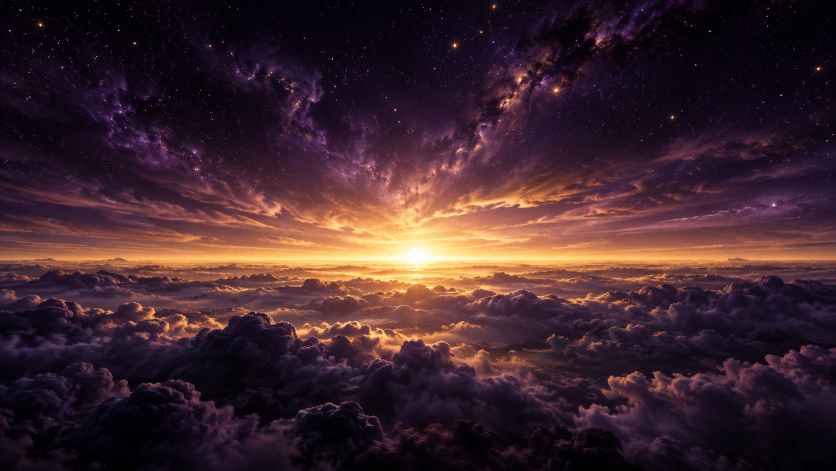
#> input picture assets/artwork/dawn.png, 1672 x 941 px (shown at 1/2 size); its folder holds 3 pictures in this run
$ python optimize-artwork.py
#> lines starting #> are read from the running program, lines starting #| are printed output that depends on the picture
#!/usr/bin/env python3
"""Regenerate the locally bundled artwork from its replaceable PNG masters.

Requires Pillow in the asset-editing environment; the app itself does not use
Python, Pillow, an image service, or a new native image dependency.
"""

from pathlib import Path
from PIL import Image, ImageOps


root = Path(__file__).resolve().parents[1]
source_dir = root / "assets" / "artwork"
output_dir = source_dir / "optimized"
output_dir.mkdir(exist_ok=True)

for name in ("dawn", "eclipse", "receiving"):
    with Image.open(source_dir / f"{name}.png") as original:
#> original is the input picture: PIL image 1672x941 RGB; mean R, G, B 63.3, 37.9, 45.3
        source = ImageOps.exif_transpose(original).convert("RGB")
        for variant, limit in (("cover", 1280), ("thumbnail", 288)):
            if variant == "thumbnail":
                # Row frames are almost square, so don't waste pixels on the
                # landscape edges that Image's cover crop would discard.
                image = ImageOps.fit(source, (limit, limit), Image.Resampling.LANCZOS)
            else:
                image = source.copy()
                image.thumbnail((limit, limit), Image.Resampling.LANCZOS)
            target = output_dir / f"{name}-{variant}.jpg"
            image.save(target, "JPEG", quality=84, optimize=True, progressive=True)
            print(f"{target.relative_to(root)}: {image.width}×{image.height}, {target.stat().st_size:,} bytes")
#> this loop made 2 passes
#> pass 1, `image.save(target, "JPEG", quality=84, optimize=True, progressive=True)`:
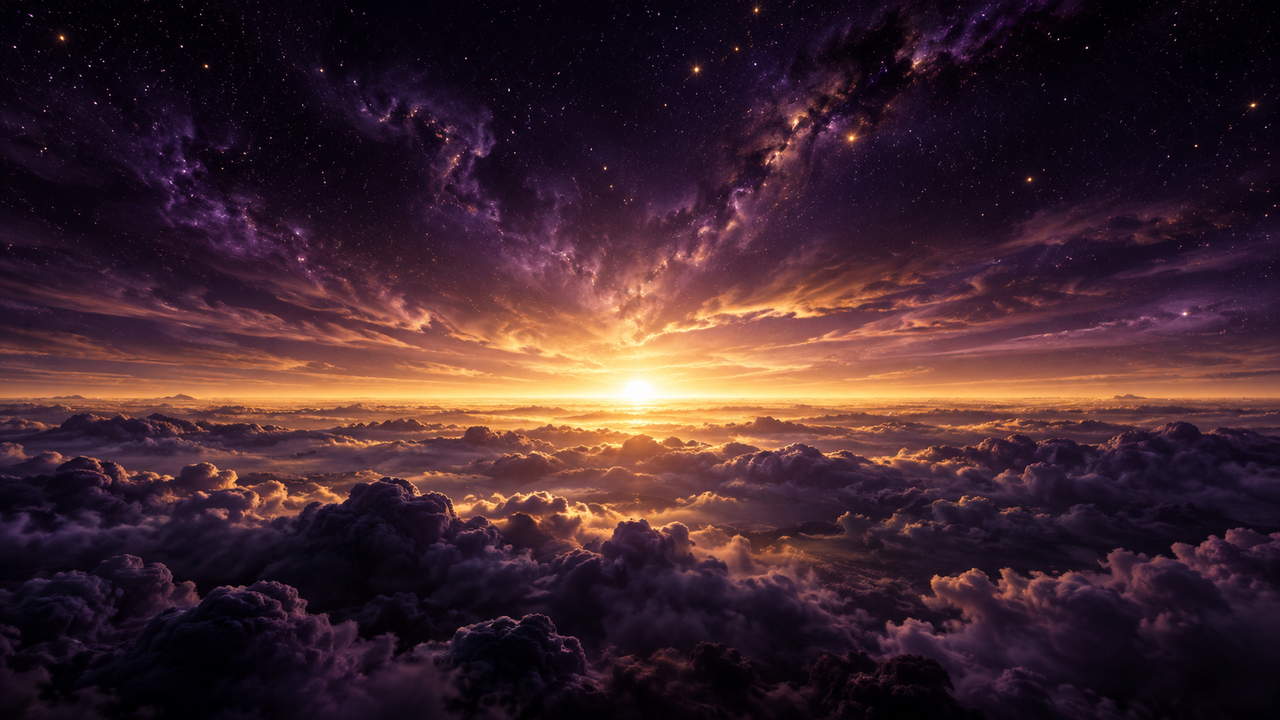
#> saved as dawn-cover.jpg: PIL image 1280x720 RGB; mean R, G, B 63.3, 37.9, 45.3
#> pass 2, `image = ImageOps.fit(source, (limit, limit), Image.Resampling.LANCZOS)`:
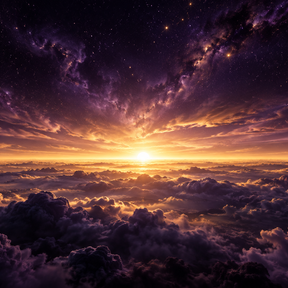
#> image: PIL image 288x288 RGB; mean R, G, B 78.5, 48.2, 51.6
        if name == "eclipse":
            target = output_dir / "favicon.png"
            ImageOps.fit(source, (128, 128), Image.Resampling.LANCZOS).save(target, optimize=True)
            print(f"{target.relative_to(root)}: 128×128, {target.stat().st_size:,} bytes")
#> pass 2 of the loop `for name in ("dawn", "eclipse", "receiving"):`:
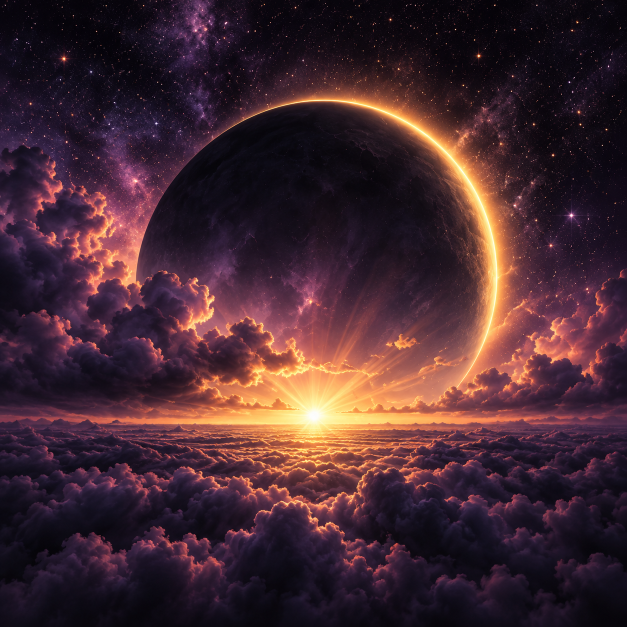
#> input picture assets/artwork/eclipse.png, 1254 x 1254 px (shown at 1/2 size)
#> original is the input picture: PIL image 1254x1254 RGB; mean R, G, B 68.4, 40.7, 48.9
#> the loop `for variant, limit in (("cover", 1280), ("thumbnail", 288)):` made 2 passes
#| assets/artwork/optimized/eclipse-cover.jpg: 1254×1254, 248,627 bytes
#| assets/artwork/optimized/eclipse-thumbnail.jpg: 288×288, 19,145 bytes
#> pass 2, `image = ImageOps.fit(source, (limit, limit), Image.Resampling.LANCZOS)`:
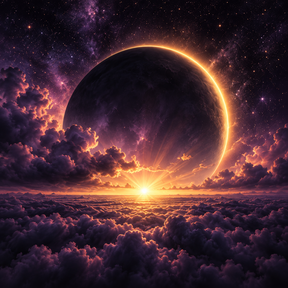
#> image: PIL image 288x288 RGB; mean R, G, B 68.4, 40.7, 48.9
#> `ImageOps.fit(source, (128, 128), Image.Resampling.LANCZOS).save(target..`:
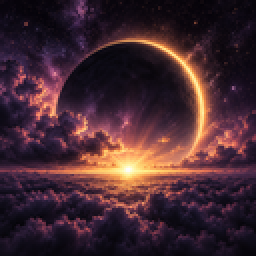
#> saved as favicon.png: PIL image 128x128 RGB (shown 2 times larger); mean R, G, B 68.4, 40.7, 48.9
#| assets/artwork/optimized/favicon.png: 128×128, 30,679 bytes
#> pass 3 of the loop `for name in ("dawn", "eclipse", "receiving"):`:
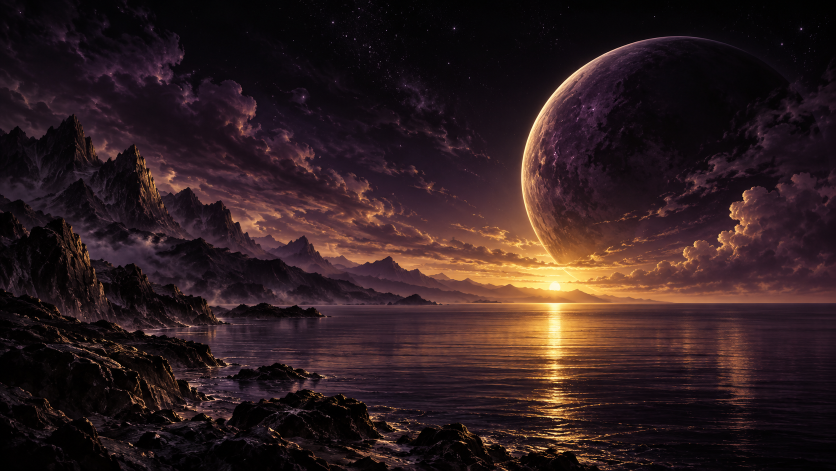
#> input picture assets/artwork/receiving.png, 1672 x 941 px (shown at 1/2 size)
#> original is the input picture: PIL image 1672x941 RGB; mean R, G, B 47.8, 29.9, 31.3
#> the loop `for variant, limit in (("cover", 1280), ("thumbnail", 288)):` made 2 passes
#| assets/artwork/optimized/receiving-cover.jpg: 1280×720, 152,518 bytes
#| assets/artwork/optimized/receiving-thumbnail.jpg: 288×288, 18,104 bytes
#> pass 1, `image.save(target, "JPEG", quality=84, optimize=True, progressive=True)`:
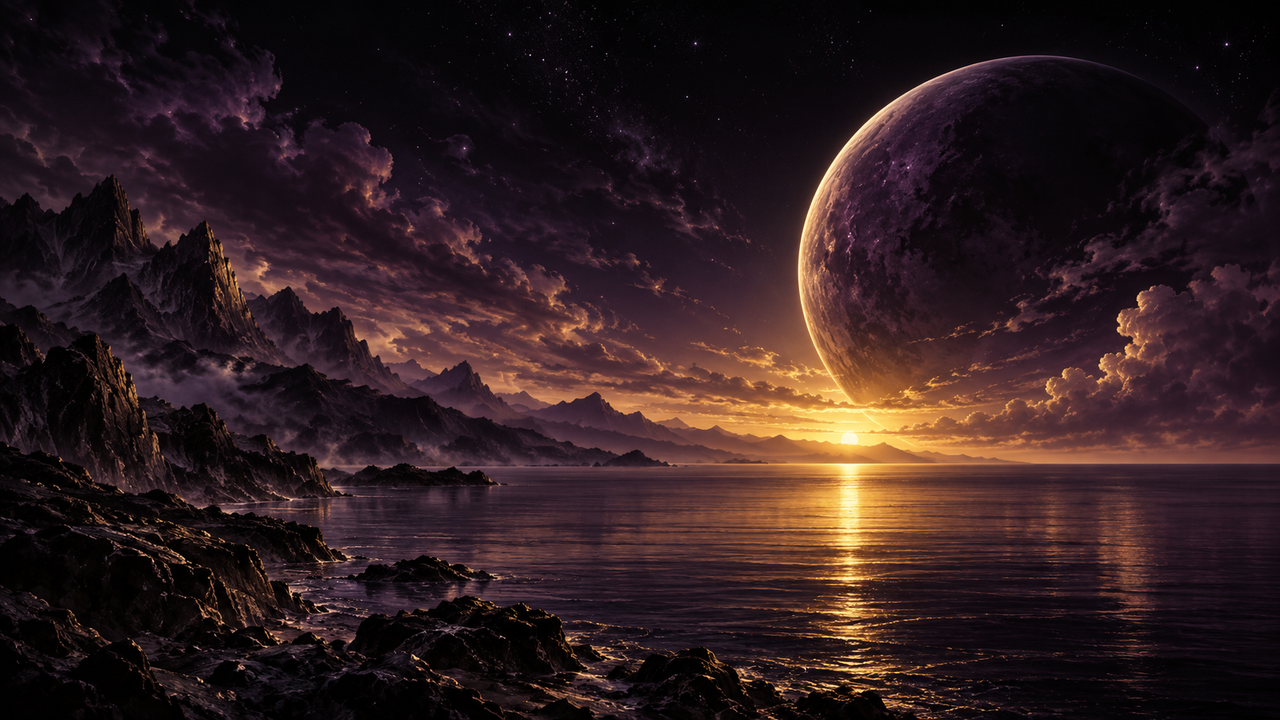
#> saved as receiving-cover.jpg: PIL image 1280x720 RGB; mean R, G, B 47.8, 29.9, 31.3
#> pass 2, `image = ImageOps.fit(source, (limit, limit), Image.Resampling.LANCZOS)`:
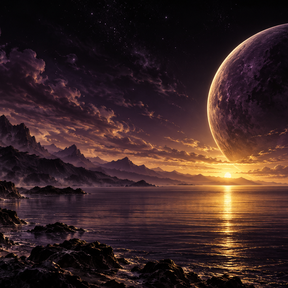
#> image: PIL image 288x288 RGB; mean R, G, B 59.3, 37.7, 36.4
